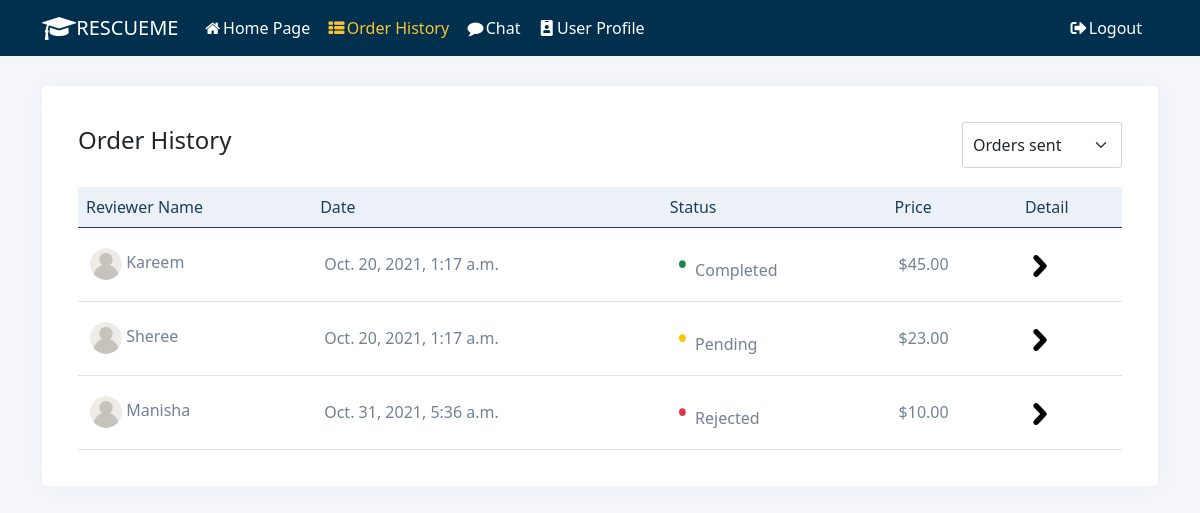
/order/ (signed in), run on an earlier commit of the app's database.
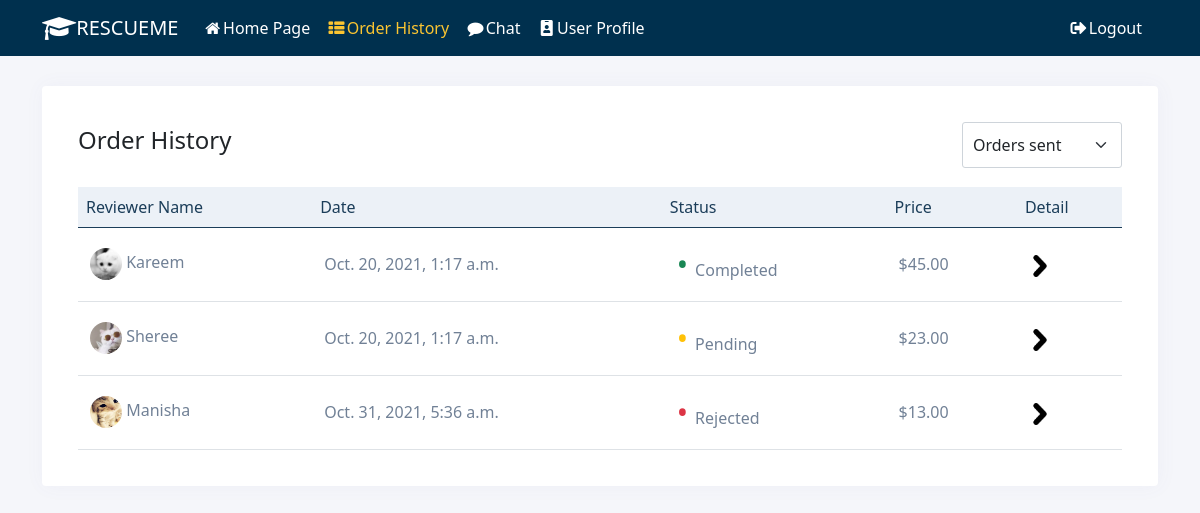
And on a later commit of the database.
### resume_review/models.py (models this page shows)
class Order(models.Model):
    PENDING = 'Pending'
    ACCEPT = 'Accepted'
    REJECT = 'Rejected'
    COMPLETE = 'Completed'
    Order_State = [
        (PENDING, 'Pending'),
        (ACCEPT, 'Accepted'),
        (REJECT, 'Rejected'),
        (COMPLETE, 'Completed'),
    ]
    account = models.ForeignKey(Account, on_delete=models.PROTECT)
    reviewer = models.ForeignKey(Reviewer, on_delete=models.PROTECT)
    create_at = models.DateTimeField(null=False, default=timezone.now)
    finished_at = models.DateTimeField(null=True, default=None)
    state = models.CharField(
        max_length=100, choices=Order_State, default=PENDING)
    resume = models.FileField(upload_to ='resumes', null=True)

class Reviewer(models.Model):
    account = models.ForeignKey(Account, on_delete=models.CASCADE)
    price = models.DecimalField(max_digits=6, decimal_places=2, default=0)
    specialized_field = models.CharField(max_length=255)
    self_intro = models.TextField()
    DELIVERY_TIME_CHOICES = [
        ('delivery_1', 'One week'),
        ('delivery_2', 'Two weeks'),
        ('delivery_3', 'Three weeks'),
        ('delivery_4', 'Four weeks or more'),
    ]
    delivery_time = models.CharField(
        max_length=255, choices=DELIVERY_TIME_CHOICES, default='delivery_1')

class Account(models.Model):
    FRESHMEN = 'Freshmen'
    SOPHOMORE = 'Sophomore'
    JUNIOR = 'Junior'
    SENIOR = 'Senior'
    GRADUATE = 'Graduate'
    ACADEMIC_STANDING = [
        (FRESHMEN, 'Freshmen'),
        (SOPHOMORE, 'Sophomore'),
        (JUNIOR, 'Junior'),
        (SENIOR, 'Senior'),
        (GRADUATE, 'Graduate'),
    ]
    MAJOR = source_api.get_major_list()
    user = models.ForeignKey(User, on_delete=models.CASCADE)
    first_name = models.CharField(max_length=255)
    last_name = models.CharField(max_length=255)
    major = models.CharField(max_length=255, choices=MAJOR)
    academic = models.CharField(
        max_length=255, choices=ACADEMIC_STANDING)
    phone = models.CharField(max_length=12)
    create_at = models.DateField(auto_now=True)
    avatar = models.ImageField(
        upload_to='profile_pic', null=True, default='user.png')

### resume_review/views.py (the view)
# urls.py: path('order/', views.OrderPageView.as_view(), name='order'),
class OrderPageView(TemplateView):
    template_name = "order.html"
    def get(self, request, *args, **kwargs):
        context = self.get_context_data(**kwargs)
        if not self.request.user.is_authenticated:
            return HttpResponseRedirect('/')
        return self.render_to_response(context)
    def get_context_data(self, **kwargs):
        context = super().get_context_data(**kwargs)
        user = self.request.user
        current_account = user_api.get_account_by_user(user)
        user_order = Order.objects.filter(account=current_account)
        current_reviewer = user_api.get_reviewer_by_account(current_account)
        reviewer_order = Order.objects.filter(
            reviewer=current_reviewer) if current_reviewer is not None else None
        context['user_order'] = user_order
        context['reviewer_order'] = reviewer_order
        return context

### resume_review/user_api.py (called while the page is built)
def get_reviewer_by_account(account):
    try:
        reviewers = Reviewer.objects.filter(account=account)
        if len(reviewers) == 0:
            logger.error('cannot find reviewer for %s' % account.user)
            return None
        return reviewers[0]
    except:
        logger.error('get_reviewer_by_account failed')
    return None

def get_account_by_user(user):
    try:
        accounts = Account.objects.filter(user=user)
        if len(accounts) == 0:
            logger.error('cannot find account for user %s' % user)
            return None
        return accounts[0]
    except:
        logger.error('get_account_by_user failed')
    return None

### resume_review/templates/order.html (shortened to what this page needs)
{% extends "base.html" %}
{% load static %}
{% block content %}
<link rel="stylesheet" href="{% static 'css/orderpage.css' %}" />
<div class="container">
    <div class="row">
        <div class="col-xl-12">
            <div class="card">
                <div class="card-body">
                    <div class="row mb-2">
                        <div class="col-sm-9"><h4 class="header-title pb-3 mt-1">Order History</h4></div>
                        <div class="col-sm-3">
                            <select class="form-select" id="order-select" style="width:160px;float:right">
                                <option>Orders sent</option>
                            </select>
                        </div>
                    </div>
                    <div class="table-responsive">
                        <table class="table table-hover mb-0" id="reviewer-table">
                    <thead>
                        <tr>
                            <th>Reviewer Name</th>
                            <th>Date</th>
                            <th>Status</th>
                            <th>Price</th>
                            <th>Detail</th>
                        </tr>
                    </thead>
                    <tbody>
                        {% for order in user_order %}
                        <tr data-href= "/order_detail/?order_id={{ order.id }}">
                            <td><img src="{{order.reviewer.account.avatar.url}}" alt="" class="thumb-sm rounded-circle mr-2">  {{ order.reviewer.account.first_name }}</td>
                            <td>{{ order.create_at }}</td>
                            <td id = "status-of-order">
                            <span class="status {{ order.state }}">•</span>
                            {{ order.state }}
                            </td>
                            <td>${{ order.reviewer.price }}</td>
                            <td class='go-to-detail'>
                                <a href="/order_detail/?order_id={{ order.id }}"> <img src="{% static 'img/right-arrow.png' %}"></a>
                            </td>
                        </tr>
                        {% endfor %}
                    </tbody>
                </table>
                </div>
            </div>
        </div>
    </div>
</div>
{% endblock %}

What changed in the data, as far as the page shows it:
changed through a linked row, Order "Completed": reviewer.account.avatar: picture added in place of a placeholder
changed through a linked row, Order "Pending": reviewer.account.avatar: picture added in place of a placeholder
changed through a linked row, Order "Oct. 31, 2021, 5:36 a.m.": reviewer.account.avatar: picture added in place of a placeholder; reviewer.price "10.00" → "13.00"
